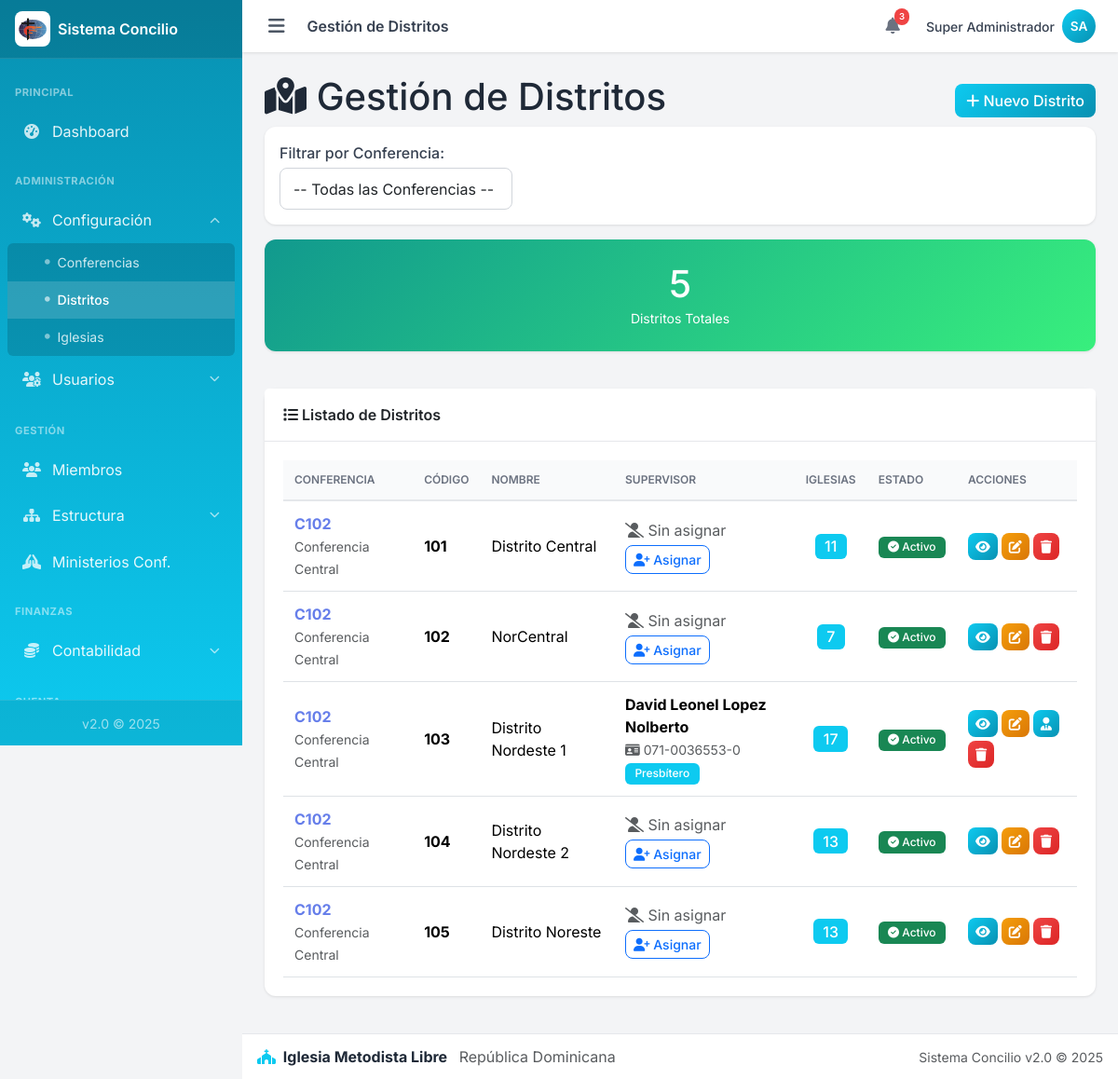
Page /admin/distritos/index.php (signed in) on the committed database.
### tables this page shows
CREATE TABLE `distritos` (
  `id` int(11) NOT NULL,
  `conferencia_id` int(11) NOT NULL,
  `supervisor_id` int(11) DEFAULT NULL,
  `codigo` varchar(20) NOT NULL,
  `nombre` varchar(150) NOT NULL,
  `supervisor_nombre` varchar(150) DEFAULT NULL,
  `telefono` varchar(30) DEFAULT NULL,
  `correo` varchar(150) DEFAULT NULL,
  `activo` tinyint(1) NOT NULL DEFAULT 1,
  `creado_en` timestamp NOT NULL DEFAULT current_timestamp()
);

CREATE TABLE `conferencias` (
  `id` int(11) NOT NULL,
  `superintendente_id` int(11) DEFAULT NULL,
  `codigo` varchar(20) NOT NULL,
  `nombre` varchar(150) NOT NULL,
  `superintendente_nombre` varchar(150) DEFAULT NULL,
  `telefono` varchar(30) DEFAULT NULL,
  `correo` varchar(150) DEFAULT NULL,
  `activo` tinyint(1) NOT NULL DEFAULT 1,
  `creado_en` timestamp NOT NULL DEFAULT current_timestamp()
);

CREATE TABLE `pastores` (
  `id` int(11) NOT NULL,
  `nombre` varchar(100) NOT NULL,
  `apellido` varchar(100) NOT NULL,
  `tipo_documento` enum('Cédula','Pasaporte') NOT NULL DEFAULT 'Cédula',
  `cedula` varchar(20) NOT NULL,
  `pasaporte` varchar(30) DEFAULT NULL,
  `telefono` varchar(20) NOT NULL,
  `fecha_nacimiento` date NOT NULL,
  `edad` int(3) DEFAULT NULL COMMENT 'Calculado automáticamente',
  `nacionalidad_id` int(11) DEFAULT NULL,
  `estado_civil` enum('Soltero','Casado','Divorciado','Viudo') DEFAULT 'Soltero',
  `sexo` enum('M','F') NOT NULL DEFAULT 'M',
  `foto` varchar(255) DEFAULT NULL,
  `nivel_estudio_id` int(11) DEFAULT NULL,
  `carrera_id` int(11) DEFAULT NULL,
  `fecha_ingreso_ministerio` date NOT NULL,
  `anos_servicio` int(3) DEFAULT NULL COMMENT 'Calculado automáticamente',
  `orden_ministerial` enum('Candidato Ministerial','Diácono','Presbítero') DEFAULT 'Candidato Ministerial',
  `formacion_continuada` text DEFAULT NULL COMMENT 'Maestría, Doctorado, Diplomados, Especialidades',
  `conferencia_id` int(11) DEFAULT NULL,
  `activo` tinyint(1) DEFAULT 1,
  `creado_en` timestamp NOT NULL DEFAULT current_timestamp(),
  `actualizado_en` timestamp NOT NULL DEFAULT current_timestamp() ON UPDATE current_timestamp()
);

### admin/distritos/index.php (the view, shortened to what this page needs)
<?php
require_once __DIR__ . '/../includes/header.php';
require_once __DIR__ . '/../../config/config.php';
$filtro_conferencia = filter_input(INPUT_GET, 'conferencia_id', FILTER_VALIDATE_INT);
try {
    $sql = "SELECT d.*,
                   c.nombre AS conferencia_nombre, c.codigo AS conferencia_codigo,
                   p.nombre AS sup_nombre, p.apellido AS sup_apellido,
                   p.cedula AS sup_cedula, p.orden_ministerial,
                   (SELECT COUNT(*) FROM iglesias i WHERE i.distrito_id = d.id AND i.activo = 1) AS total_iglesias
            FROM distritos d
            INNER JOIN conferencias c ON d.conferencia_id = c.id
            LEFT JOIN pastores p ON d.supervisor_id = p.id
            WHERE 1=1";
    $sql .= " ORDER BY c.nombre, d.codigo";
    $resultado = $conexion->query($sql);
} catch (Exception $e) {
    error_log("Error al obtener distritos: " . $e->getMessage());
    echo "<div class='alert alert-danger'>Error al cargar los distritos.</div>";
    require_once __DIR__ . '/../includes/footer.php';
    exit;
}
$total_distritos = $resultado ? $resultado->num_rows : 0;
?>
<div class="content-header">
    <div style="display: flex; justify-content: space-between; align-items: center; flex-wrap: wrap; gap: 1rem;">
        <h1><i class="fas fa-map-marked-alt"></i> Gestión de Distritos</h1>
        <a href="crear.php" class="btn btn-primary">
            <i class="fas fa-plus"></i> Nuevo Distrito
        </a>
    </div>
</div>
<div class="card" style="margin-bottom: 1rem;">
    <div class="card-body" style="padding: 1rem;">
        <form method="get" style="display: flex; gap: 1rem; align-items: center; flex-wrap: wrap;">
            <div>
                <label class="form-label" style="margin-bottom: 0.25rem;">Filtrar por Conferencia:</label>
                <select name="conferencia_id" class="form-control" onchange="this.form.submit()" style="min-width: 250px;">
                    <option value="">-- Todas las Conferencias --</option>
                </select>
            </div>
        </form>
    </div>
</div>
<div style="display: grid; grid-template-columns: repeat(auto-fit, minmax(200px, 1fr)); gap: 1rem; margin-bottom: 1.5rem;">
    <div class="card" style="background: linear-gradient(135deg, #11998e 0%, #38ef7d 100%); color: white;">
        <div class="card-body" style="text-align: center; padding: 1.5rem;">
            <h2 style="margin: 0; font-size: 2.5rem;"><?php echo $total_distritos; ?></h2>
            <small>Distritos <?php echo $filtro_conferencia ? 'en esta Conferencia' : 'Totales'; ?></small>
        </div>
    </div>
</div>
<div class="card">
    <div class="card-header">
        <span class="card-title"><i class="fas fa-list"></i> Listado de Distritos</span>
    </div>
    <div class="card-body">
        <?php if ($resultado && $resultado->num_rows > 0): ?>
            <div class="table-responsive">
                <table class="table">
                    <thead>
                        <tr>
                            <th>Conferencia</th>
                            <th>Código</th>
                            <th>Nombre</th>
                            <th>Supervisor</th>
                            <th>Iglesias</th>
                            <th>Estado</th>
                            <th>Acciones</th>
                        </tr>
                    </thead>
                    <tbody>
                        <?php while ($dist = $resultado->fetch_assoc()): ?>
                            <tr>
                                <td>
                                    <strong style="color: #667eea;"><?php echo htmlspecialchars($dist['conferencia_codigo']); ?></strong>
                                    <br>
                                    <small class="text-muted"><?php echo htmlspecialchars($dist['conferencia_nombre']); ?></small>
                                </td>
                                <td>
                                    <strong><?php echo htmlspecialchars($dist['codigo']); ?></strong>
                                </td>
                                <td>
                                    <?php echo htmlspecialchars($dist['nombre']); ?>
                                </td>
                                <td>
                                    <?php if ($dist['supervisor_id']): ?>
                                        <div>
                                            <strong><?php echo htmlspecialchars($dist['sup_nombre'] . ' ' . $dist['sup_apellido']); ?></strong>
                                            <br>
                                            <small class="text-muted">
                                                <i class="fas fa-id-card"></i> <?php echo htmlspecialchars($dist['sup_cedula']); ?>
                                            </small>
                                            <br>
                                            <span class="badge bg-primary"><?php echo htmlspecialchars($dist['orden_ministerial']); ?></span>
                                        </div>
                                    <?php else: ?>
                                        <span class="text-muted">
                                            <i class="fas fa-user-slash"></i> Sin asignar
                                        </span>
                                        <br>
                                        <a href="asignar_supervisor.php?id=<?php echo $dist['id']; ?>"
                                           class="btn btn-sm btn-outline-primary" style="margin-top: 0.25rem;">
                                            <i class="fas fa-user-plus"></i> Asignar
                                        </a>
                                    <?php endif; ?>
                                </td>
                                <td style="text-align: center;">
                                    <span class="badge bg-info" style="font-size: 1rem;">
                                        <?php echo $dist['total_iglesias']; ?>
                                    </span>
                                </td>
                                <td>
                                    <?php if ($dist['activo'] == 1): ?>
                                        <span class="badge bg-success">
                                            <i class="fas fa-check-circle"></i> Activo
                                        </span>
                                    <?php else: ?>
                                        <span class="badge bg-danger">
                                            <i class="fas fa-times-circle"></i> Inactivo
                                        </span>
                                    <?php endif; ?>
                                </td>
                                <td>
                                    <div style="display: flex; gap: 0.25rem; flex-wrap: wrap;">
                                        <a href="ver.php?id=<?php echo $dist['id']; ?>"
                                           class="btn btn-sm btn-info" title="Ver detalles">
                                            <i class="fas fa-eye"></i>
                                        </a>
                                        <a href="editar.php?id=<?php echo $dist['id']; ?>"
                                           class="btn btn-sm btn-warning" title="Editar">
                                            <i class="fas fa-edit"></i>
                                        </a>
                                        <?php if ($dist['supervisor_id']): ?>
                                            <a href="asignar_supervisor.php?id=<?php echo $dist['id']; ?>"
                                               class="btn btn-sm btn-primary" title="Cambiar Supervisor">
                                                <i class="fas fa-user-tie"></i>
                                            </a>
                                        <?php endif; ?>
                                        <a href="eliminar.php?id=<?php echo $dist['id']; ?>"
                                           class="btn btn-sm btn-danger" title="Eliminar"
                                           onclick="return confirm('¿Está seguro de eliminar este distrito?');">
                                            <i class="fas fa-trash"></i>
                                        </a>
                                    </div>
                                </td>
                            </tr>
                        <?php endwhile; ?>
                    </tbody>
                </table>
            </div>
        <?php endif; ?>
    </div>
</div>
<?php require_once __DIR__ . '/../includes/footer.php'; ?>

### rows in the picture
distritos: conferencia.codigo "C102", conferencia.nombre "Conferencia Central", codigo "101", nombre "Distrito Central", total_iglesias "11", activo 1 (drawn)
distritos: conferencia.codigo "C102", conferencia.nombre "Conferencia Central", codigo "102", nombre "NorCentral", total_iglesias "7", activo 1 (drawn)
distritos: conferencia.codigo "C102", conferencia.nombre "Conferencia Central", codigo "103", nombre "Distrito Nordeste 1", supervisor.apellido "David Leonel Lopez Nolberto", supervisor.cedula "071-0036553-0", supervisor.orden_ministerial "Presbítero", total_iglesias "17", activo 1 (drawn)
distritos: conferencia.codigo "C102", conferencia.nombre "Conferencia Central", codigo "104", nombre "Distrito Nordeste 2", total_iglesias "13", activo 1 (drawn)
distritos: conferencia.codigo "C102", conferencia.nombre "Conferencia Central", codigo "105", nombre "Distrito Noreste", total_iglesias "13", activo 1 (drawn)

### other values in the picture
$titulo_pagina "Gestión de Distritos"
$USUARIO_NOMBRE "Super Administrador"
$iniciales "SA"
$total_distritos "5"
